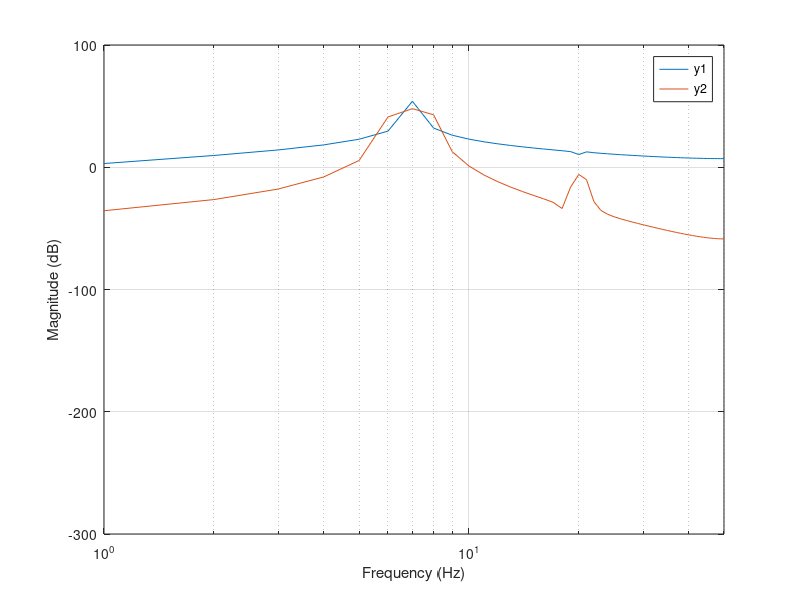

MATLAB code for this plot:
%% First step

fs = 100; % sampling rate

% Creating a signal with given duration
tend = 1; % [s]
t = 0:(1/fs):tend; % time vector

% Amplitudes
A1 = 10;
A2 = 0.02;
% Frequencies
f1 = 7; % [Hz]
f2 = 20; % [Hz]

% Signal creation
y1 = A1*sin(2*pi*f1*t) + A2*sin(2*pi*f2*t);

% Calculating fft
Y = fft(y1);
N = length(Y);             % Calculating length of signal
Y_mag = abs(Y(1:N/2 + 1)); % Extracting magnitudes of positive component up
                           % to Nyquist frequency
df = fs/N;                 % Frequency resolution

fv = linspace(0, fs/2, N/2 + 1);  % Frequency vector (up to Nyquist freq)

% Convert magnitude to dB (log scale)
Y_fft_dB = 20 * log10(Y_mag);

% Plot the spectrum on a logarithmic scale
figure;
semilogx(fv, Y_fft_dB); % semilogx - x axis has a log scale
xlabel('Frequency (Hz)');
ylabel('Magnitude (dB)');
xlim([0,(fs/2)]);
grid on;
hold on;


%% Second step

y2 = y1 .* hann(length(y1))'; % Multiplying first signal by Hann window

% Calculating fft
Y2 = fft(y2);

Y2_mag = (Y2(1:N/2 + 1)); % Extracting magnitudes of positive component up
                          % to Nyquist frequency

% Convert magnitude to dB (log scale)
Y2_fft_dB = 20 * log10(Y2_mag);

semilogx(fv, Y2_fft_dB); % displaying second signal on the same graph
legend('y1', 'y2');

